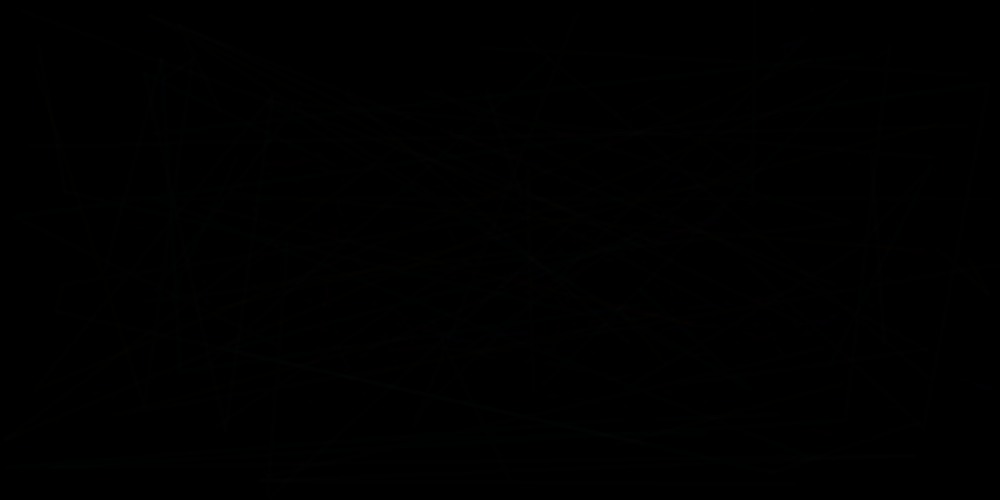
Frame 1 (no input)
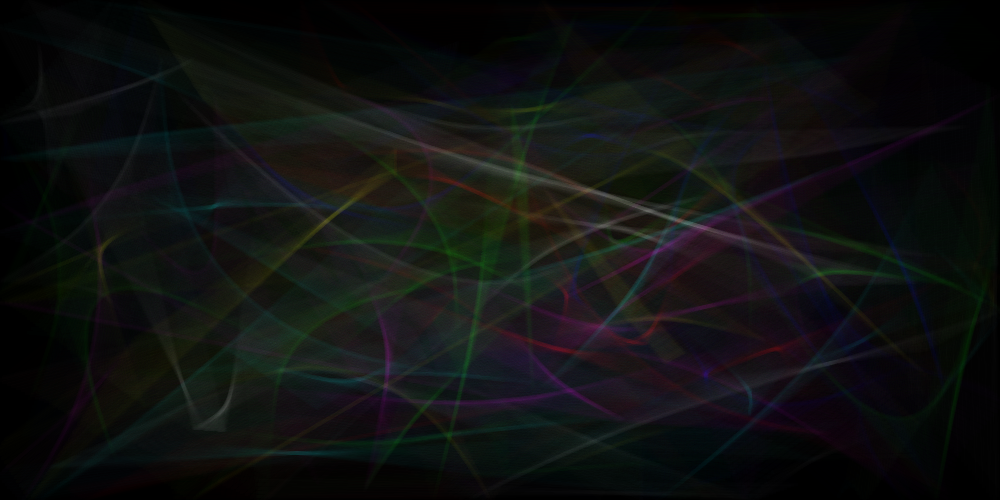
Frame 60 (the mouse pressed at the canvas centre just before this capture)
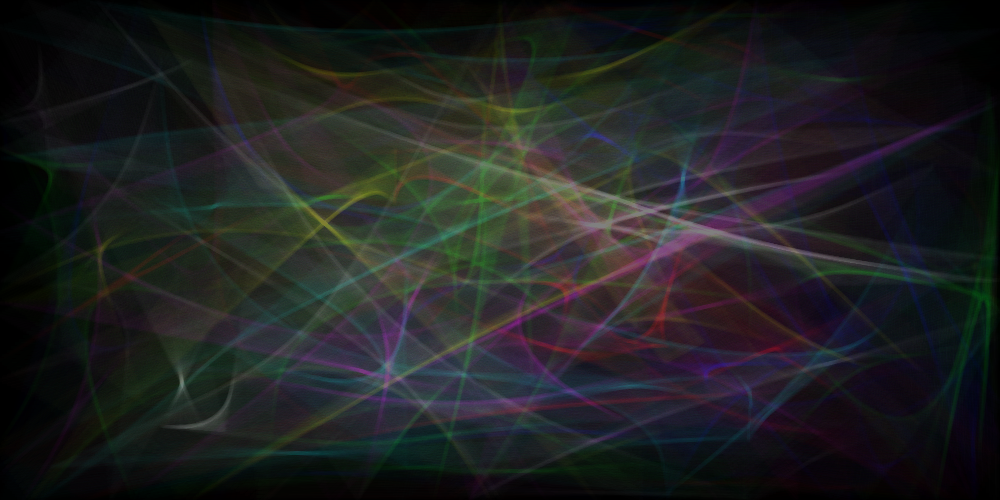
Frame 120 (the mouse held since frame 60 and released just before this capture)

The Processing sketch that drew these frames (run headless with seeded random() and noise(); from frame 60 on, the mouse is pressed at the canvas centre):

// Processing sketch: sketch_01___simpleLine_withArrays_andLoops
// ── sketch_01___simpleLine_withArrays_andLoops.pde
float[] x;
float[] y;

float[] dX;
float[] dY;

int count = 100 * 2;
color c[];

void setup() {
  size(1000, 500);
  frameRate(60);
  background(0);
  
  x = new float[count];
  y = new float[count];
  
  dX = new float[count];
  dY = new float[count];
  
  c = new color[count];
  
  for(int i = 0; i < count; i++) { 
    x[i] = random(width);
    y[i] = random(height);
    dX[i] = random(-5, 5);
    dY[i] = random(-5, 5);
    
    c[i] = color(random(255), random(255), random(255));
  }
  
  
}

void draw() {
  //background(0);
  
  strokeWeight(4);
   // RGB values or RGBA values 
  
  for(int i = 0; i < count; i++) {
    x[i] += dX[i];
    y[i] += dY[i];
    
    if(x[i] < 0 || x[i] > width) {
      dX[i] *= -1;
    }
    if(y[i] < 0 || y[i] > height) {
      dY[i] *= -1;
    }
  }
  
  for(int i = 0; i < count - 1; i++) {
    stroke(c[i], 1);
    line(x[i], y[i], x[i+1], y[i+1]);
  }
}
